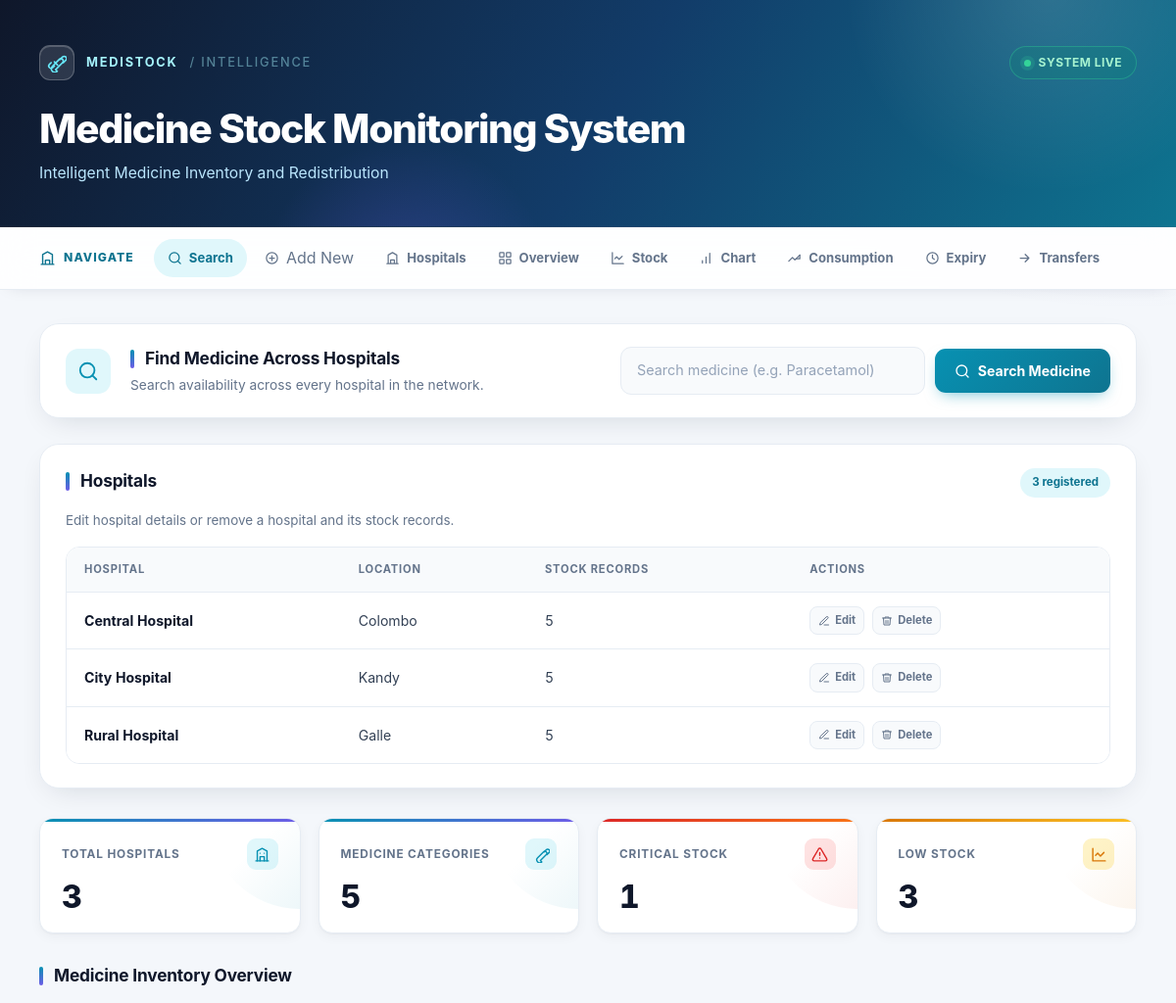
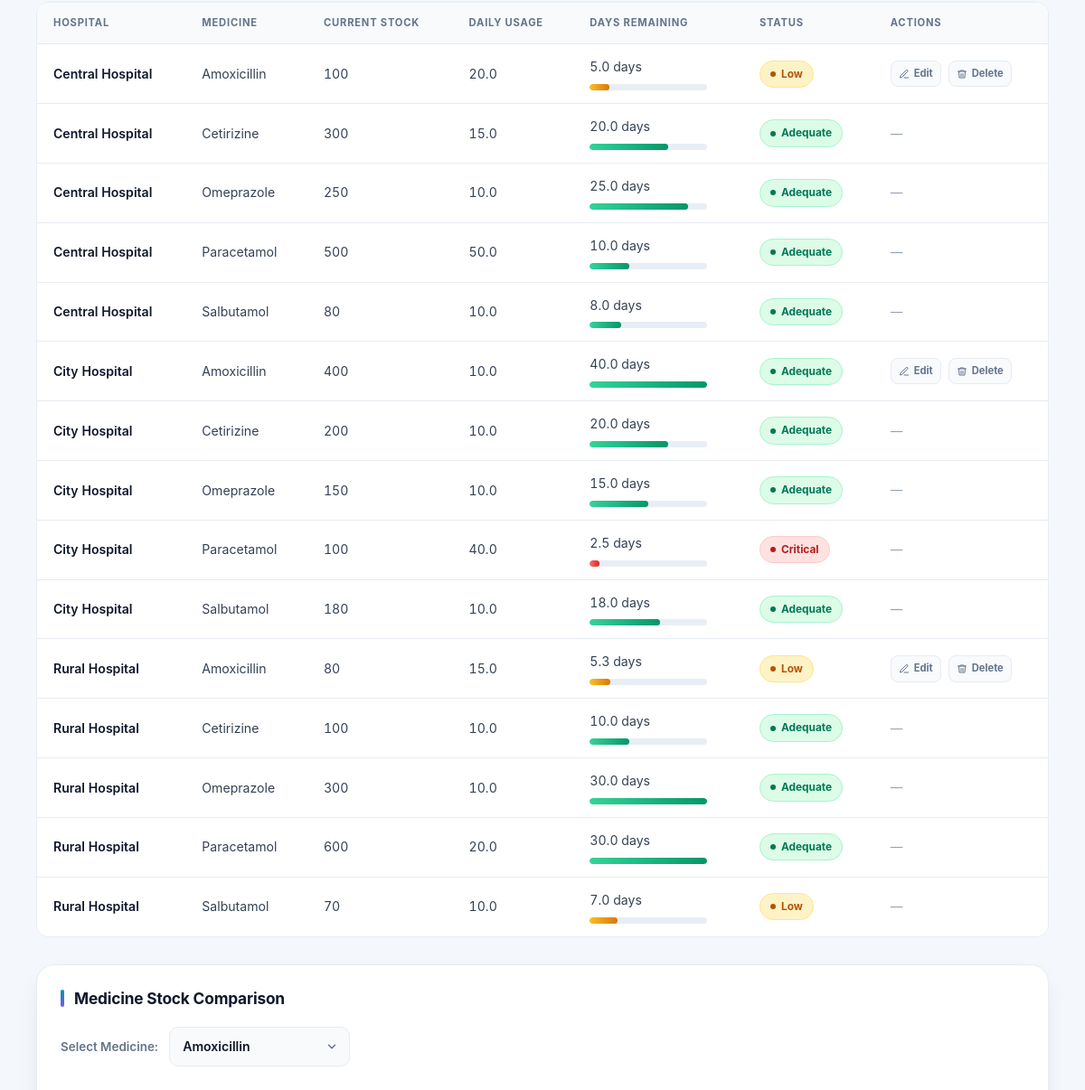
Before: / (upper part) with the older database file (2 pictures, top to bottom).
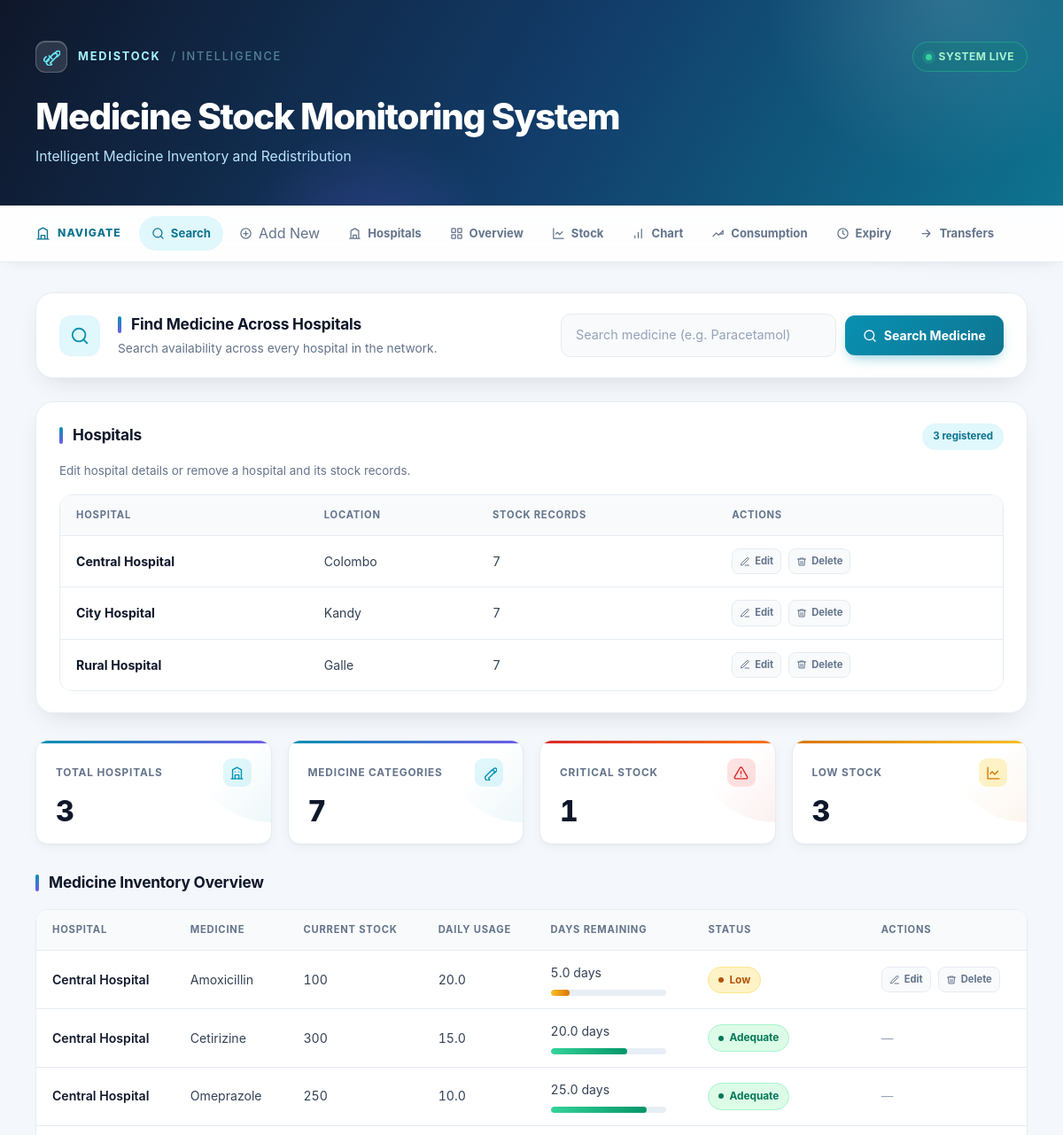
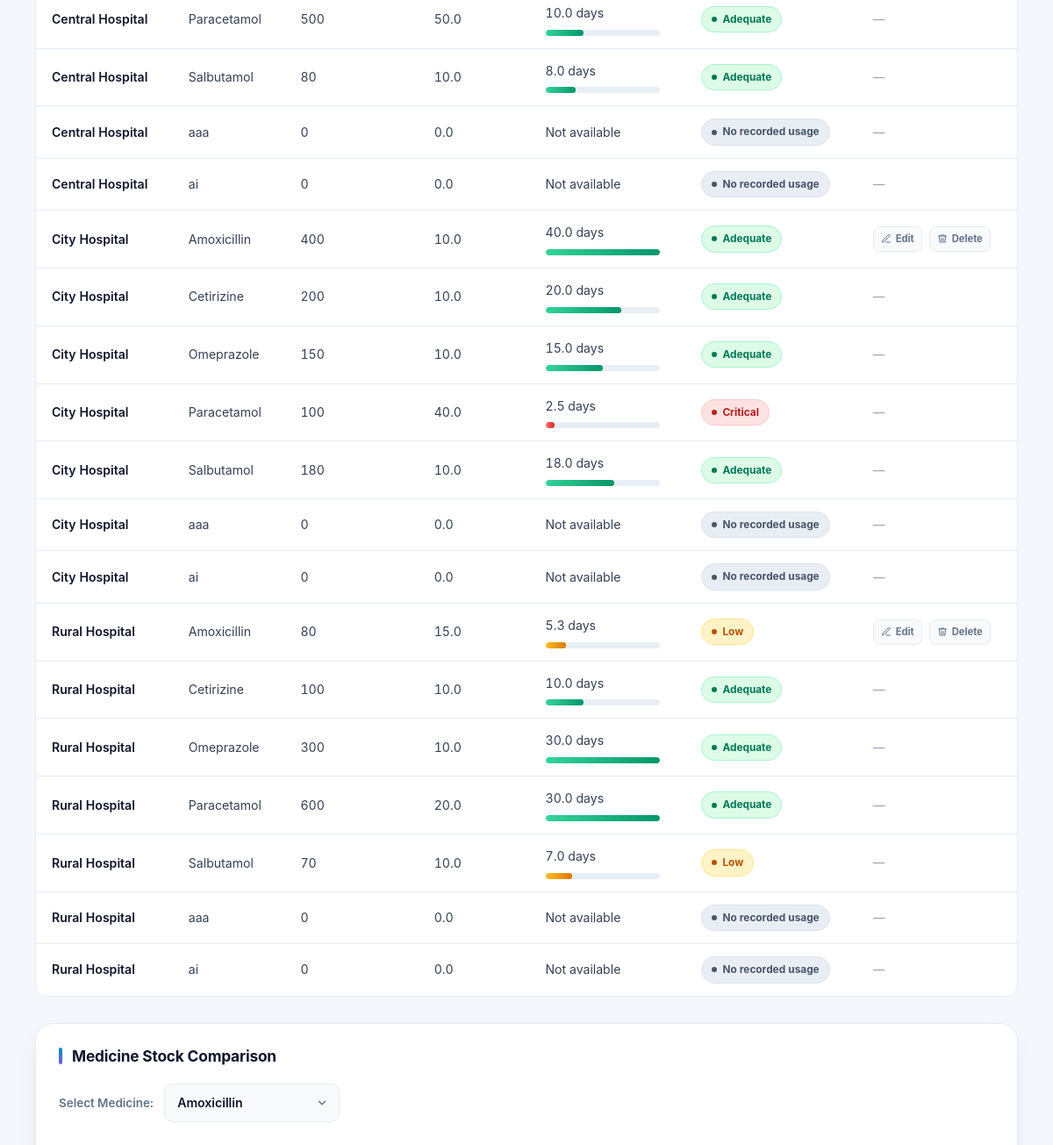
After: the same page with the newer database file (2 pictures, top to bottom).
### tables this page shows
CREATE TABLE hospitals (
            id INTEGER PRIMARY KEY AUTOINCREMENT,
            name TEXT NOT NULL,
            location TEXT NOT NULL
        );

CREATE TABLE inventory (
            id INTEGER PRIMARY KEY AUTOINCREMENT,
            hospital_id INTEGER,
            medicine_id INTEGER,
            quantity INTEGER NOT NULL,
            daily_usage REAL NOT NULL, expiry_date TEXT,
            FOREIGN KEY (hospital_id) REFERENCES hospitals(id),
            FOREIGN KEY (medicine_id) REFERENCES medicines(id)
        );

CREATE TABLE medicines (
            id INTEGER PRIMARY KEY AUTOINCREMENT,
            name TEXT NOT NULL,
            category TEXT NOT NULL
        );

### app.py (the view)
@app.route("/")
def home():
    stock_data = sorted(
        analyze_stock(),
        key=lambda item: (item["hospital"], item["medicine"])
    )
    chart_data = {}
    for item in stock_data:
        medicine = item["medicine"]
        if medicine not in chart_data:
            chart_data[medicine] = []
        chart_data[medicine].append({
            "hospital": item["hospital"],
            "quantity": item["quantity"]
        })
    recommendations = generate_recommendations()
    consumption_data = analyze_consumption()
    expiry_data = analyze_expiry()
    total_hospitals, total_medicines, medicine_names = _get_catalog_info()
    hospitals = _get_hospitals()
    hospital_lookup = {
        hospital["name"]: {
            "id": hospital["id"],
            "location": hospital["location"],
        }
        for hospital in hospitals
    }
    critical_count = sum(
        1 for item in stock_data
        if item["status"] == "Critical"
    )
    low_count = sum(
        1 for item in stock_data
        if item["status"] == "Low"
    )
    return render_template(
        "index.html",
        stock_data=stock_data,
        recommendations=recommendations,
        consumption_data=consumption_data,
        expiry_data=expiry_data,
        total_hospitals=total_hospitals,
        total_medicines=total_medicines,
        critical_count=critical_count,
        low_count=low_count,
        chart_data=chart_data,
        medicine_names=medicine_names,
        hospitals=hospitals,
        hospital_lookup=hospital_lookup
    )

### templates/index.html (shortened to what this page needs)
<!doctype html>
<html lang="en">
  <head>
    <link
      rel="stylesheet"
      href="{{ url_for('static', filename='style.css') }}"
    />
  </head>
  <body>
    <header>
      <div class="brand-bar">
        <div class="brand">
          <span class="brand-mark">
          </span>
          MediStock <span style="opacity: 0.45; font-weight: 500">/ Intelligence</span>
        </div>
        <span class="live-pill"><span class="live-dot"></span> SYSTEM LIVE</span>
      </div>
      <h1>Medicine Stock Monitoring System</h1>
      <p>Intelligent Medicine Inventory and Redistribution</p>
    </header>
    <nav class="section-nav" aria-label="Dashboard sections">
      <div class="nav-inner">
        <span class="nav-brand">
          <svg viewBox="0 0 24 24" fill="none" stroke="currentColor" stroke-width="2" stroke-linecap="round" stroke-linejoin="round">
            <path d="M3 21h18M5 21V7l7-4 7 4v14M9 21v-6h6v6" />
          </svg>
          Navigate
        </span>
        <div class="nav-links">
          <a class="nav-link" href="#search">
            <svg viewBox="0 0 24 24" fill="none" stroke="currentColor" stroke-width="2" stroke-linecap="round" stroke-linejoin="round">
              <circle cx="11" cy="11" r="8" /><path d="m21 21-4.3-4.3" />
            </svg>
            Search
          </a>
          <button type="button" class="nav-link" data-add-trigger>
            <svg viewBox="0 0 24 24" fill="none" stroke="currentColor" stroke-width="2" stroke-linecap="round" stroke-linejoin="round">
              <circle cx="12" cy="12" r="9" /><path d="M12 8v8M8 12h8" />
            </svg>
            Add New
          </button>
          <a class="nav-link" href="#hospitals">
            <svg viewBox="0 0 24 24" fill="none" stroke="currentColor" stroke-width="2" stroke-linecap="round" stroke-linejoin="round">
              <path d="M3 21h18M5 21V7l7-4 7 4v14M9 21v-6h6v6" />
            </svg>
            Hospitals
          </a>
          <a class="nav-link" href="#summary">
            Overview
          </a>
          <a class="nav-link" href="#overview">
            <svg viewBox="0 0 24 24" fill="none" stroke="currentColor" stroke-width="2" stroke-linecap="round" stroke-linejoin="round">
              <path d="M3 3v18h18" /><path d="m19 9-5 5-4-4-3 3" />
            </svg>
            Stock
          </a>
          <a class="nav-link" href="#comparison">
            <svg viewBox="0 0 24 24" fill="none" stroke="currentColor" stroke-width="2" stroke-linecap="round" stroke-linejoin="round">
              <path d="M12 20V10M18 20V4M6 20v-4" />
            </svg>
            Chart
          </a>
          <a class="nav-link" href="#consumption">
            <svg viewBox="0 0 24 24" fill="none" stroke="currentColor" stroke-width="2" stroke-linecap="round" stroke-linejoin="round">
              <path d="M3 17l6-6 4 4 8-8" /><path d="M21 7v6h-6" />
            </svg>
            Consumption
          </a>
          <a class="nav-link" href="#expiry">
            <svg viewBox="0 0 24 24" fill="none" stroke="currentColor" stroke-width="2" stroke-linecap="round" stroke-linejoin="round">
              <circle cx="12" cy="12" r="9" /><path d="M12 7v5l3 2" />
            </svg>
            Expiry
          </a>
          <a class="nav-link" href="#recommendations">
            <svg viewBox="0 0 24 24" fill="none" stroke="currentColor" stroke-width="2" stroke-linecap="round" stroke-linejoin="round">
              <path d="M5 12h14M13 6l6 6-6 6" />
            </svg>
            Transfers
          </a>
        </div>
      </div>
    </nav>
    <main>
      <section class="search-section" id="search">
        <div class="search-icon">
          <svg viewBox="0 0 24 24" fill="none" stroke="currentColor" stroke-width="2" stroke-linecap="round" stroke-linejoin="round">
            <circle cx="11" cy="11" r="8" />
            <path d="m21 21-4.3-4.3" />
          </svg>
        </div>
        <div class="search-copy">
          <h2>Find Medicine Across Hospitals</h2>
          <p>Search availability across every hospital in the network.</p>
        </div>
        <form action="{{ url_for('search_medicine') }}" method="GET">
          <input
            type="text"
            name="medicine"
            placeholder="Search medicine (e.g. Paracetamol)"
            required
          />
          <button type="submit" class="approve-btn">
            <svg viewBox="0 0 24 24" fill="none" stroke="currentColor" stroke-width="2" stroke-linecap="round" stroke-linejoin="round">
              <circle cx="11" cy="11" r="8" />
              <path d="m21 21-4.3-4.3" />
            </svg>
            Search Medicine
          </button>
        </form>
      </section>
      <section class="panel" id="hospitals">
        <div class="section-head">
          <div>
            <h2>Hospitals</h2>
            <p class="section-intro">
              Edit hospital details or remove a hospital and its stock records.
            </p>
          </div>
          <span class="count-pill">{{ hospitals|length }} registered</span>
        </div>
        <div class="table-wrap">
          <table>
            <thead>
              <tr>
                <th>Hospital</th>
                <th>Location</th>
                <th>Stock Records</th>
                <th>Actions</th>
              </tr>
            </thead>
            <tbody>
              {% for hospital in hospitals %}
              <tr>
                <td><strong>{{ hospital.name }}</strong></td>
                <td>{{ hospital.location }}</td>
                <td>{{ hospital.stock_records }}</td>
                <td>
                  <div class="table-actions">
                    <button
                      type="button"
                      class="table-action edit"
                      data-hospital-id="{{ hospital.id }}"
                      data-hospital-name="{{ hospital.name }}"
                      data-hospital-location="{{ hospital.location }}"
                    >
                      <svg viewBox="0 0 24 24" fill="none" stroke="currentColor" stroke-width="2" stroke-linecap="round" stroke-linejoin="round">
                        <path d="M12 20h9" /><path d="M16.5 3.5a2.12 2.12 0 0 1 3 3L7 19l-4 1 1-4Z" />
                      </svg>
                      Edit
                    </button>
                    <button
                      type="button"
                      class="table-action delete"
                      data-hospital-id="{{ hospital.id }}"
                      data-hospital-name="{{ hospital.name }}"
                    >
                      <svg viewBox="0 0 24 24" fill="none" stroke="currentColor" stroke-width="2" stroke-linecap="round" stroke-linejoin="round">
                        <path d="M3 6h18" /><path d="M8 6V4h8v2" /><path d="M19 6l-1 14H6L5 6" /><path d="M10 11v6M14 11v6" />
                      </svg>
                      Delete
                    </button>
                  </div>
                </td>
              </tr>
              {% else %}
              <tr>
                <td colspan="4" class="empty-row">No hospitals registered yet.</td>
              </tr>
              {% endfor %}
            </tbody>
          </table>
        </div>
      </section>
      <section class="summary" id="summary">
        <div class="card">
          <div class="card-head">
            <h3>Total Hospitals</h3>
            <span class="card-icon">
              <svg viewBox="0 0 24 24" fill="none" stroke="currentColor" stroke-width="2" stroke-linecap="round" stroke-linejoin="round">
                <path d="M3 21h18" />
                <path d="M5 21V7l7-4 7 4v14" />
                <path d="M9 21v-6h6v6" />
                <path d="M9 10h.01M15 10h.01" />
              </svg>
            </span>
          </div>
          <p>{{ total_hospitals }}</p>
        </div>
        <div class="card">
          <div class="card-head">
            <h3>Medicine Categories</h3>
            <span class="card-icon">
              <svg viewBox="0 0 24 24" fill="none" stroke="currentColor" stroke-width="2" stroke-linecap="round" stroke-linejoin="round">
                <path d="M10.5 20.5 19 12a2.828 2.828 0 0 0-4-4l-8.5 8.5a4.243 4.243 0 0 0 6 6Z" />
                <path d="m16 8 3-3a2.828 2.828 0 0 1 4 4l-3 3" />
              </svg>
            </span>
          </div>
          <p>{{ total_medicines }}</p>
        </div>
        <div class="card critical">
          <div class="card-head">
            <h3>Critical Stock</h3>
            <span class="card-icon">
              <svg viewBox="0 0 24 24" fill="none" stroke="currentColor" stroke-width="2" stroke-linecap="round" stroke-linejoin="round">
                <path d="m10.29 3.86-8.18 14A2 2 0 0 0 3.82 21h16.36a2 2 0 0 0 1.71-3.14l-8.18-14a2 2 0 0 0-3.42 0Z" />
                <path d="M12 9v4M12 17h.01" />
              </svg>
            </span>
          </div>
          <p>{{ critical_count }}</p>
        </div>
        <div class="card low">
          <div class="card-head">
            <h3>Low Stock</h3>
            <span class="card-icon">
              <svg viewBox="0 0 24 24" fill="none" stroke="currentColor" stroke-width="2" stroke-linecap="round" stroke-linejoin="round">
                <path d="M3 3v18h18" />
                <path d="m19 9-5 5-4-4-3 3" />
              </svg>
            </span>
          </div>
          <p>{{ low_count }}</p>
        </div>
      </section>
      <section id="overview">
        <h2>Medicine Inventory Overview</h2>
        <div class="table-wrap">
          <table>
            <thead>
              <tr>
                <th>Hospital</th>
                <th>Medicine</th>
                <th>Current Stock</th>
                <th>Daily Usage</th>
                <th>Days Remaining</th>
                <th>Status</th>
                <th>Actions</th>
              </tr>
            </thead>
            <tbody>
              {% set ns = namespace(last_hospital=none) %}
              {% for item in stock_data %}
              <tr>
                <td>{{ item.hospital }}</td>
                <td>{{ item.medicine }}</td>
                <td>{{ item.quantity }}</td>
                <td>{{ item.daily_usage }}</td>
                <td>
                  {% if item.days_remaining is not none %}
                    {{ "%.1f"|format(item.days_remaining) }} days
                    <div class="stock-progress">
                      <div
                        class="stock-progress-fill {{ item.status|lower|replace(' ', '-') }}"
                        style="width: {{ [item.days_remaining / 30 * 100, 100]|min }}%;">
                      </div>
                    </div>
                  {% else %}
                    Not available
                  {% endif %}
                </td>
                <td>
                  <span class="status-badge {{ item.status|lower|replace(' ', '-') }}">
                    {{ item.status }}
                  </span>
                </td>
                <td>
                  {% if item.hospital != ns.last_hospital %}
                    {% set info = hospital_lookup.get(item.hospital) %}
                    {% if info %}
                    <div class="table-actions">
                      <button
                        type="button"
                        class="table-action edit"
                        data-hospital-id="{{ info.id }}"
                        data-hospital-name="{{ item.hospital }}"
                        data-hospital-location="{{ info.location }}"
                      >
                        <svg viewBox="0 0 24 24" fill="none" stroke="currentColor" stroke-width="2" stroke-linecap="round" stroke-linejoin="round">
                          <path d="M12 20h9" /><path d="M16.5 3.5a2.12 2.12 0 0 1 3 3L7 19l-4 1 1-4Z" />
                        </svg>
                        Edit
                      </button>
                      <button
                        type="button"
                        class="table-action delete"
                        data-hospital-id="{{ info.id }}"
                        data-hospital-name="{{ item.hospital }}"
                      >
                        <svg viewBox="0 0 24 24" fill="none" stroke="currentColor" stroke-width="2" stroke-linecap="round" stroke-linejoin="round">
                          <path d="M3 6h18" /><path d="M8 6V4h8v2" /><path d="M19 6l-1 14H6L5 6" /><path d="M10 11v6M14 11v6" />
                        </svg>
                        Delete
                      </button>
                    </div>
                    {% set ns.last_hospital = item.hospital %}
                    {% endif %}
                  {% else %}
                    <span class="row-dash">—</span>
                  {% endif %}
                </td>
              </tr>
              {% endfor %}
            </tbody>
          </table>
        </div>
      </section>
      <section class="panel" id="comparison">
        <h2>Medicine Stock Comparison</h2>
        <div class="chart-controls">
          <label for="medicineSelect">Select Medicine:</label>
          <select id="medicineSelect">
            {% for medicine in chart_data.keys() %}
            <option value="{{ medicine }}">{{ medicine }}</option>
            {% endfor %}
          </select>
        </div>
        <div class="chart-frame">
        </div>
      </section>
    </main>
  </body>
</html>

Changed rows visible on the page:
computed for hospitals "Central Hospital": stock_records "5" → "7"
computed for hospitals "City Hospital": stock_records "5" → "7"
computed for hospitals "Rural Hospital": stock_records "5" → "7"
added inventory: hospital "Central Hospital", medicine "aaa", quantity "0", daily_usage "0.0", shows "Not available", status "No recorded usage"
added inventory: hospital "Central Hospital", medicine "ai", quantity "0", daily_usage "0.0", shows "Not available", status "No recorded usage"
added inventory: hospital "City Hospital", medicine "aaa", quantity "0", daily_usage "0.0", shows "Not available", status "No recorded usage"
added inventory: hospital "City Hospital", medicine "ai", quantity "0", daily_usage "0.0", shows "Not available", status "No recorded usage"
added inventory: hospital "Rural Hospital", medicine "aaa", quantity "0", daily_usage "0.0", shows "Not available", status "No recorded usage"
added inventory: hospital "Rural Hospital", medicine "ai", quantity "0", daily_usage "0.0", shows "Not available", status "No recorded usage"
Other visible differences:
{{ total_medicines }}: "5" → "7"
